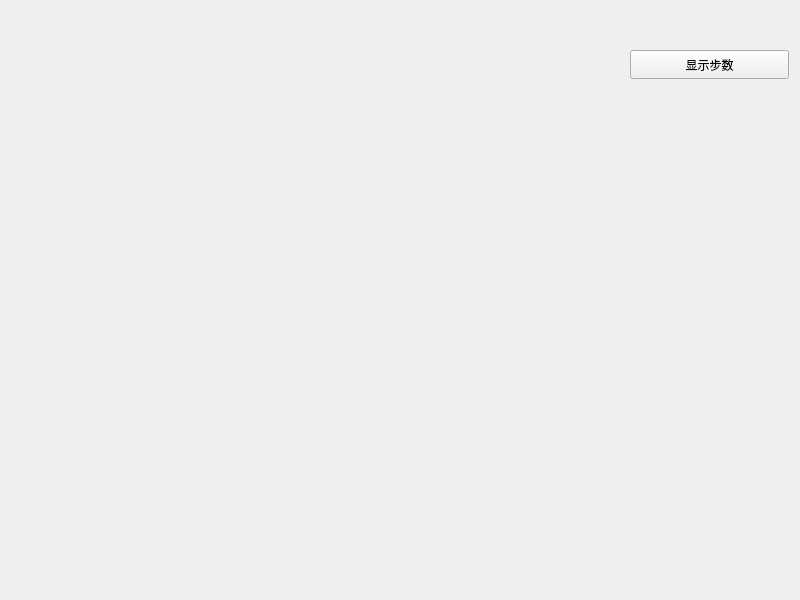
<?xml version="1.0" encoding="UTF-8"?>
<ui version="4.0">
 <class>MainWidget</class>
 <widget class="QWidget" name="MainWidget">
  <property name="geometry">
   <rect>
    <x>0</x>
    <y>0</y>
    <width>800</width>
    <height>600</height>
   </rect>
  </property>
  <property name="windowTitle">
   <string>MainWidget</string>
  </property>
  <widget class="QPushButton" name="btnShowStep">
   <property name="geometry">
    <rect>
     <x>630</x>
     <y>50</y>
     <width>159</width>
     <height>29</height>
    </rect>
   </property>
   <property name="text">
    <string>显示步数</string>
   </property>
  </widget>
 </widget>
 <resources/>
 <connections/>
</ui>
